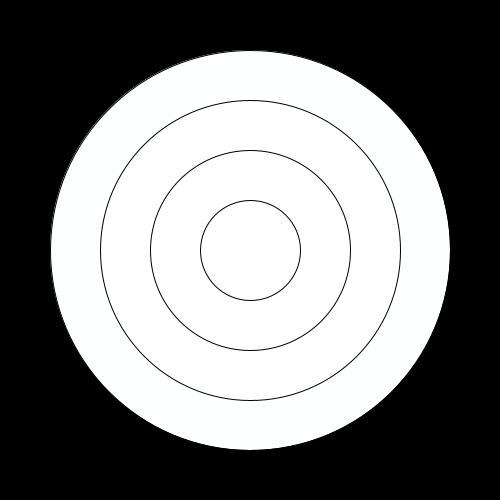
Frame 1 (no input)
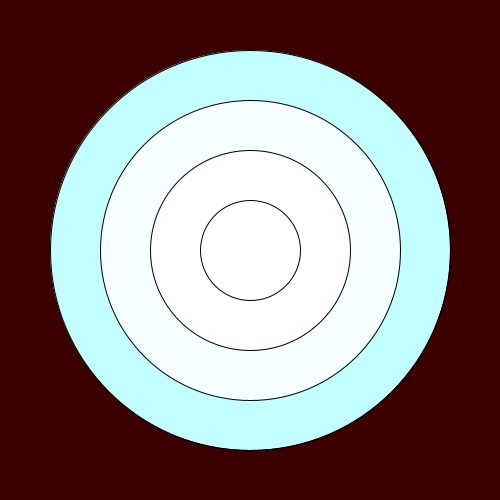
Frame 60 (the mouse pressed at the canvas centre just before this capture)
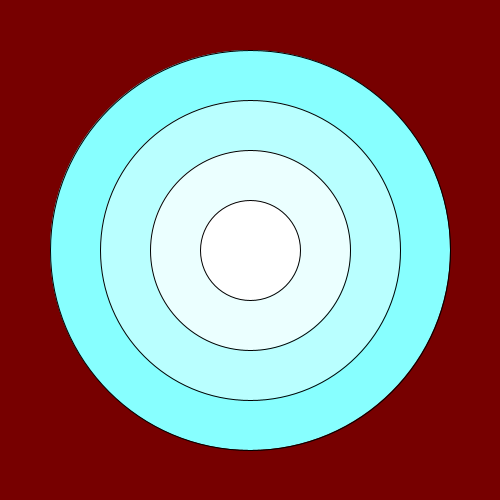
Frame 120 (the mouse held since frame 60 and released just before this capture)

The Processing sketch that drew these frames (run headless with seeded random() and noise(); from frame 60 on, the mouse is pressed at the canvas centre):

// Processing sketch: processing_110976
// ── processing_110976.pde

int flag = 0;
void setup(){
  size(500,500);
  translate(width / 2,height / 2);
  colorMode(RGB,256);
  frameRate(1000);
  ellipseMode(CENTER);
}
int r,g,b;
/*
float r = random(0,256);
float g = random(0,256);
float b = random(0,256);
*/
void draw(){
translate(width / 2,height / 2);
if(flag == 0){
  if(r<256){
    r++;
  }else if(g<256){
    g++;
  }else if(b<256){
    b++;
  }else{
    flag = 1;
    /*
    r = random(256);
    g = random(256);
    b = random(256);
    */
  }
}

if(flag == 1){
  if(r>0){
    r--;
  }else if(g>0){
    g--;
  }else if(b>0){
    b--;
  }else{
    flag = 0;
  }  
}
  background(r,g,b);
  fill(256-r,256-g,256-b);
  ellipse(0,0,400,400);
  fill(256-r+50,256-g+50,256-b+50);
  ellipse(0,0,300,300);
  fill(256-r+100,256-g+100,256-b+100);
  ellipse(0,0,200,200);
  fill(256-r+150,256-g+150,256-b+150);
  ellipse(0,0,100,100);
  println("R:"+r+" G:"+g+" B:"+b);
}
